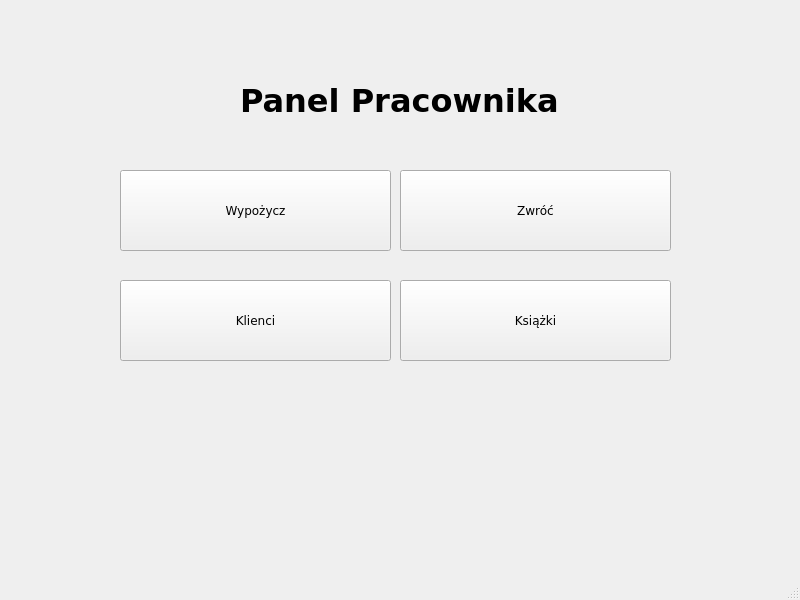
<?xml version="1.0" encoding="UTF-8"?>
<ui version="4.0">
 <class>Worker_Window</class>
 <widget class="QMainWindow" name="Worker_Window">
  <property name="geometry">
   <rect>
    <x>0</x>
    <y>0</y>
    <width>800</width>
    <height>600</height>
   </rect>
  </property>
  <property name="cursor">
   <cursorShape>ArrowCursor</cursorShape>
  </property>
  <property name="windowTitle">
   <string>LibSys</string>
  </property>
  <property name="windowIcon">
   <iconset theme="QIcon::ThemeIcon::UserAvailable"/>
  </property>
  <widget class="QWidget" name="centralwidget">
   <widget class="QPushButton" name="pushButton_add_client">
    <property name="geometry">
     <rect>
      <x>120</x>
      <y>280</y>
      <width>271</width>
      <height>81</height>
     </rect>
    </property>
    <property name="font">
     <font>
      <family>Verdana</family>
     </font>
    </property>
    <property name="text">
     <string>Klienci</string>
    </property>
   </widget>
   <widget class="QPushButton" name="pushButton_add_book">
    <property name="geometry">
     <rect>
      <x>400</x>
      <y>280</y>
      <width>271</width>
      <height>81</height>
     </rect>
    </property>
    <property name="font">
     <font>
      <family>Verdana</family>
     </font>
    </property>
    <property name="text">
     <string>Książki</string>
    </property>
   </widget>
   <widget class="QPushButton" name="pushButton_add_loan">
    <property name="geometry">
     <rect>
      <x>120</x>
      <y>170</y>
      <width>271</width>
      <height>81</height>
     </rect>
    </property>
    <property name="font">
     <font>
      <family>Verdana</family>
     </font>
    </property>
    <property name="text">
     <string>Wypożycz</string>
    </property>
   </widget>
   <widget class="QPushButton" name="pushButton_return_book">
    <property name="geometry">
     <rect>
      <x>400</x>
      <y>170</y>
      <width>271</width>
      <height>81</height>
     </rect>
    </property>
    <property name="font">
     <font>
      <family>Verdana</family>
     </font>
    </property>
    <property name="cursor">
     <cursorShape>ArrowCursor</cursorShape>
    </property>
    <property name="text">
     <string>Zwróć</string>
    </property>
   </widget>
   <widget class="QLabel" name="label">
    <property name="geometry">
     <rect>
      <x>240</x>
      <y>70</y>
      <width>361</width>
      <height>61</height>
     </rect>
    </property>
    <property name="font">
     <font>
      <family>Verdana</family>
      <pointsize>24</pointsize>
      <bold>true</bold>
     </font>
    </property>
    <property name="text">
     <string>Panel Pracownika</string>
    </property>
   </widget>
  </widget>
  <widget class="QMenuBar" name="menubar">
   <property name="geometry">
    <rect>
     <x>0</x>
     <y>0</y>
     <width>800</width>
     <height>21</height>
    </rect>
   </property>
  </widget>
  <widget class="QStatusBar" name="statusbar"/>
 </widget>
 <resources/>
 <connections/>
</ui>
